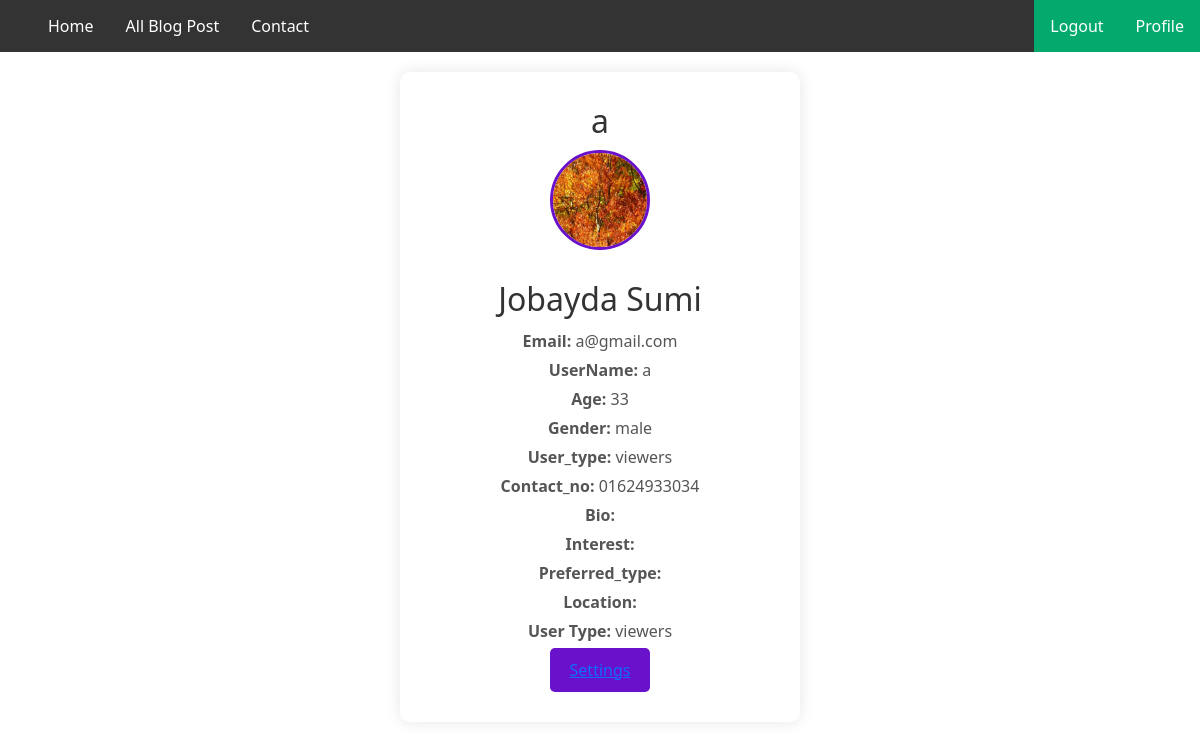
The app's page /profilePage/ (signed in) with its own data.
### myApp/models.py (models this page shows, shortened)
class Custom_user(AbstractUser):
    GENDER=[
        ('male','Male'),
        ('female','Female'),
        ('other','Other'),
    ]
    USER=[
        ('viewers','Viewers'),
        ('bloogger','Bloogger'),
    ]
    user_type=models.CharField(choices=USER,max_length=100,null=True)
    Gender=models.CharField(choices=GENDER, max_length=100,null=True)
    Age=models.PositiveIntegerField(null=True)
    Contact_No=models.CharField(max_length=100,null=True)
    Profile_Pic=models.ImageField(upload_to="Media/Profile_Pic",null=True)

### myProject/views.py (the view)
# urls.py: path('profilePage/',profilePage,name='profilePage'),
def profilePage(request):
    return render(request, 'profilePage.html')

### Template/profilePage.html (shortened to what this page needs)
{% extends 'basePage.html' %}
{% block body %}
<div class="profile-container">
    <h2>{{ request.user.username }}</h2>
    <img src="/{{request.user.Profile_Pic }}" alt="Profile Picture">
    <h2>{{ request.user.first_name }} {{ request.user.last_name }}</h2>
    <p><strong>Email:</strong> {{ request.user.email }}</p>
    <p><strong>UserName:</strong> {{ request.user.username }}</p>
    <p><strong>Age:</strong> {{ request.user.Age }}</p>
    <p><strong>Gender:</strong> {{ request.user.Gender }}</p>
    <p><strong>User_type:</strong> {{ request.user.user_type }}</p>
    <p><strong>Contact_no:</strong> {{ request.user.Contact_No }}</p>
    {% if request.user.user_type == 'viewers' %}
    <p><strong>Bio:</strong> {{ request.user.Bio }}</p>
    <p><strong>Interest:</strong> {{ request.user.interest }}</p>
    <p><strong>Preferred_type:</strong> {{ request.user.preferred_content_type }}</p>
    <p><strong>Location:</strong> {{ request.user.location }}</p>
    {% endif %}
    <p><strong>User Type:</strong> {{ request.user.user_type }}</p>
    <button class="edit-button"><a href="{% url 'editProfilePage' %}">Settings</a></button>
</div>
{% endblock body %}

### Template/profilePage.html (style rules this page uses)
.profile-container { background-color: white; padding: 20px; border-radius: 10px; box-shadow: 0 0 15px rgba(0, 0, 0, 0.1); width: 400px; text-align: center; margin: 20px auto; }
.profile-container img { width: 100px; height: 100px; border-radius: 50%; margin-bottom: 20px; border: 3px solid #6a11cb; }
h2 { margin: 10px 0; color: #333; }
p { margin: 5px 0; color: #555; }
.edit-button { padding: 10px 20px; background-color: #6a11cb; color: white; border: none; border-radius: 5px; cursor: pointer; transition: background-color 0.3s; margin-bottom: 10px; }

### records on screen
Custom_user: user.username "a", user.Profile_Pic (picture), user.first_name "Jobayda", user.last_name "Sumi", user.email "a@gmail.com", user.Age "33", user.Gender "male", user.user_type "viewers", user.Contact_No "01624933034"
